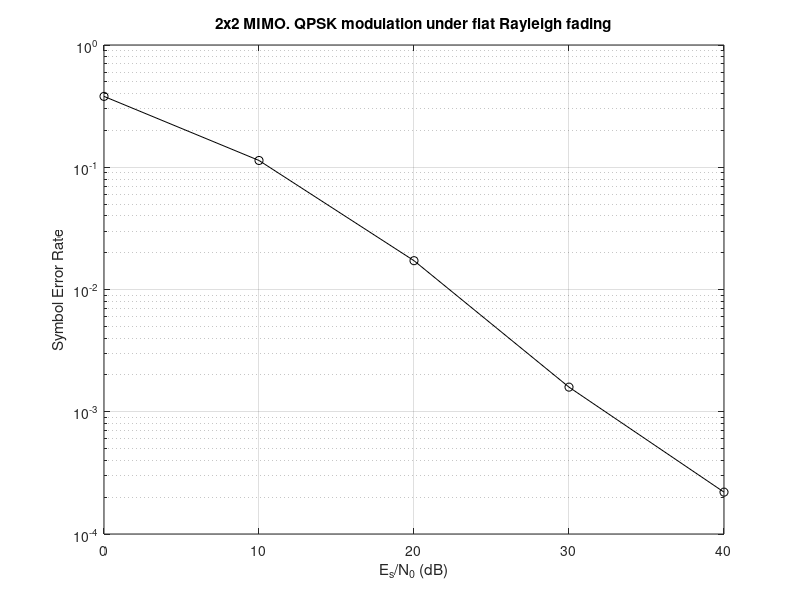

Reproduce this figure in MATLAB.
% Model of a two-by-two MIMO system. Complex baseband model.
% Ther receiver performs Channel estimation and SVD
% Feedback required to send SVD submatrix to transmitter
%
% ************  IT DOES NOT WORK FOR 16-QAM  ****************
%
% EE 161 - Spring 2024 - San Jose State University

clear

seed=13123; %input('Enter your student ID: ');
rand('state',seed);
randn('state',seed);

mod = 2; %input('Enter modulation (1=BPSK,2=QPSK,3=8PSK,4=16QAM): ');
ideal = 1; %input('Ideal channel estimation (yes=1/no=0)? ');
if ideal == 0
    estvar = input('Estimation error variance: ');
end
totsim = 50000; %input('Number of transmitted symbols: ');
snrinit = 0; %input('Initial value of SNR in dB: ');
snrfinal = 40; %input('Final value of SNR in dB: ');
snrstep = 10; %input('Increment of SNR in dB: ');

index = 1;        % Used for SNR and SER vectors
b = 2^mod;        % Number of signal constellation points
k = 2;
rate = 2*mod;

% Comment out the following line, if interested in Eb/No
rate = 1;

fprintf('\nSIMULATION OF A 2x2 MIMO SYSTEM UNDER FLAT RAYLEIGH FADING\n');
fprintf('rate = %f bps/Hz\n', rate);
fprintf('modulation format = %d\n', mod);
fprintf('%.0f block (2 symbols) simulations \n', totsim);
fprintf('SNR: %f to %f in increments of %f (dB)\n\n', snrinit, snrfinal, snrstep);
fprintf('  SNR        BER\n')
fprintf('---------------------\n')
% REFERENCE CONSTELLATION POINTS
switch mod
    case 1 % --- BPSK
        ref(1) = +1;  ref(2) = -1;
    case 2 % --- QPSK (GRAY)
        ref(1) = 1;  ref(2) = 01i; ref(3) = -1;  ref(4) = -01i;
    case 3 % --- 8PSK (GRAY)
        ct = sqrt(2);
        ref(1) = 1;  ref(2) = (1+01i)/ct; ref(3) = 01i; ref(4) = (-1+01i)/ct;
        ref(5) = -1; ref(6) = (-1-01i)/ct;ref(7) = -01i; ref(8) = (1-01i)/ct;
    case 4 % --- 16QAM (GRAY)
        x1 = 1/sqrt(10);
        x3 = 3/sqrt(10);
        x4 = 4/sqrt(10); % To normalize energy to unity
        ref(1) = x3+01i*x1; ref(2) = x3+01i*x3; ref(3) = x1+01i*x3; ref(4) = x1+01i*x1;
        ref(5) = ref(1)-x4; ref(6) = ref(2)-x4; ref(7) = ref(3)-x4; ref(8) = ref(4)-x4;
        ref(9) = ref(5)-01i*x4; ref(10) = ref(6)-01i*x4; ref(11) = ref(7)-01i*x4; ref(12) = ref(8)-01i*x4;
        ref(13) = ref(9)+x4; ref(14) = ref(10)+x4; ref(15) = ref(11)+x4; ref(16) = ref(12)+x4;
end

% --- SNR loop to compute BER
for snr = snrinit:snrstep:snrfinal

    esno(index) = snr;
    % --- NOISE LEVEL from the SNR per bit ('rate' used)
    amp = sqrt(2*rate*10^(snr/10));
    errcnt = 0; % Error counter

    % --- Simulation loop
    for nsim = 1:1:totsim

        % --- SOURCE SYMBOLS
        u = rand(1,k);
        switch mod
            case 1      % --- BPSK MODULATION
                u = 1+floor(2.*u);
            case 2      % --- QPSK MODULATION
                u = 1+floor(4.*u);
            case 3      % --- 8PSK MODULATION
                u = 1+floor(8.*u);
            case 4      % --- 16QAM MODULATION
                u = 1+floor(16.*u);
        end
                
        % --- 2x2 MIMO CHANNEL WITH RAYLEIGH FADING and AWGN
        %     (ASSUMING EQUAL UNIT-ENERGY CHANNELS)
        xc=randn/sqrt(2); yc=randn/sqrt(2);  fade(1,1) = xc + 01i*yc;
        xc=randn/sqrt(2); yc=randn/sqrt(2);  fade(1,2) = xc + 01i*yc;
        xc=randn/sqrt(2); yc=randn/sqrt(2);  fade(2,1) = xc + 01i*yc;
        xc=randn/sqrt(2); yc=randn/sqrt(2);  fade(2,2) = xc + 01i*yc;


        % --- CHANNEL ESTIMATION
        if ideal ~= 1
            fade_hat(1,1) = fade(1,1) + sqrt(estvar)*(randn + 01i*randn); 
            fade_hat(1,2) = fade(1,2) + sqrt(estvar)*(randn + 01i*randn);
            fade_hat(2,1) = fade(2,1) + sqrt(estvar)*(randn + 01i*randn);
            fade_hat(2,2) = fade(2,2) + sqrt(estvar)*(randn + 01i*randn);
        else
            fade_hat(1,1) = fade(1,1);
            fade_hat(1,2) = fade(1,2);
            fade_hat(2,1) = fade(2,1);
            fade_hat(2,2) = fade(2,2);
        end

        % =====================================================
        %              Sigular value decomposition
        % =====================================================
        [PT,L,PR] = svd(fade_hat);

        % ==================  TRANSMITTER =====================
        % --- MODULATION MAPPER
        v = ref(u);
        
        % --- TWO-ANTENNA TRANSMISSION ("BEAMFORMING")
        x = v/PT;

        % ==================    CHANNEL   =====================        
        % --- MIMO CHANNEL
        noise(1) = (randn + 01i*randn)/amp; 
        noise(2) = (randn + 01i*randn)/amp;
        f = sqrt(2); % --- Normalize transmitted power equal to unity
        y(1) = ( fade(1,1)*x(1) + fade(2,1)*x(2) ) / f + noise(1);
        y(2) = ( fade(1,2)*x(1) + fade(2,2)*x(2) ) / f + noise(2);

        % ==================   RECEIVER  =====================
        % --- 2x2 MIMO RECEIVER ("BEAMFORMING")
        ms = y/PR';

        % Symbol decision (slicer)
        m1 = ms(1) - ref;    [~,uhat(1)] = min(m1);
        m2 = ms(2) - ref;    [~,uhat(2)] = min(m2);
        
        % --- SYMBOL ERROR RATE COMPUTATION
        error = 0;
        for ind = 1:1:k
            if (u(ind) ~= uhat(ind))
                error = error + 1;
            end
        end
        errcnt = errcnt + error;
    end
    
    % COMPUTE THE ___SYMBOL___ ERROR RATE
    ser(index) = errcnt / (totsim*k);
    fprintf('%8.5f %e\n', esno(index), ser(index));
    index = index + 1;
    
end

% Plot Es/No versus symbol error probability
semilogy(esno,ser,'-ok'), grid on
xlabel('E_s/N_0 (dB)'), ylabel('Symbol Error Rate')
hold on
switch mod
    case 1      % --- BPSK MODULATION
        title('2x2 MIMO. BPSK modulation under flat Rayleigh fading')
    case 2      % --- QPSK MODULATION
        title('2x2 MIMO. QPSK modulation under flat Rayleigh fading')
    case 3      % --- 8PSK MODULATION
        title('2x2 MIMO. 8-PSK modulation under flat Rayleigh fading')
    case 4      % --- 16QAM MODULATION
        title('2x2 MIMO. 16-QAM modulation under flat Rayleigh fading')
end
